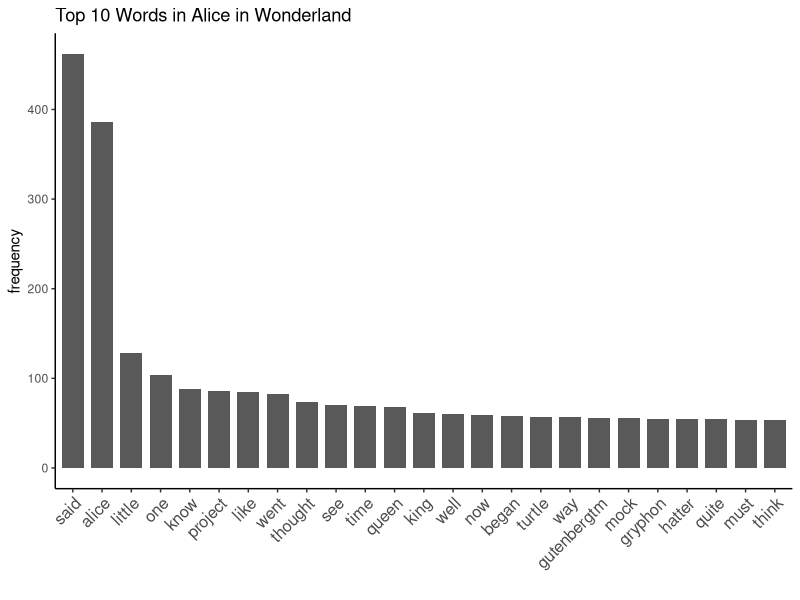

The R script that drew this image:
## ---- chunk 1
library(ggplot2)
freq=read.csv('AliceinWonderland-freq.csv')
names(freq)[1]<-paste("word")
names(freq)[2]<-paste("frequency")
## ---- chunk 2
ggplot(data=freq[1:25,],aes(x=reorder(word,-frequency),y=frequency))+
    geom_bar(stat="identity",width=0.75)+theme_classic()+
    theme(axis.text.x = element_text(angle=45, hjust=1,size=12))+
    labs(title="Top 10 Words in Alice in Wonderland",x="",y="frequency")
